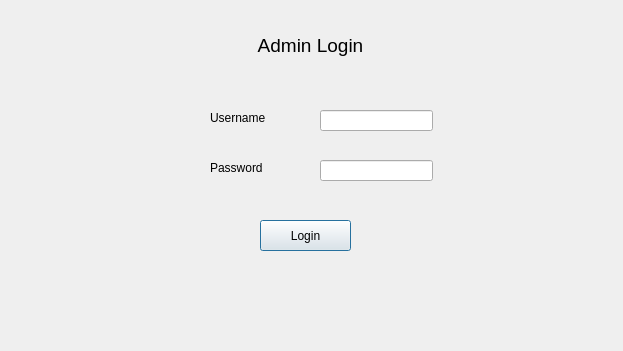
<?xml version="1.0" encoding="UTF-8"?>
<ui version="4.0">
 <class>AdminLogin</class>
 <widget class="QDialog" name="AdminLogin">
  <property name="geometry">
   <rect>
    <x>0</x>
    <y>0</y>
    <width>623</width>
    <height>351</height>
   </rect>
  </property>
  <property name="windowTitle">
   <string>Dialog</string>
  </property>
  <widget class="QLineEdit" name="lineEdit_password">
   <property name="geometry">
    <rect>
     <x>320</x>
     <y>160</y>
     <width>113</width>
     <height>21</height>
    </rect>
   </property>
  </widget>
  <widget class="QLineEdit" name="lineEdit_username">
   <property name="geometry">
    <rect>
     <x>320</x>
     <y>110</y>
     <width>113</width>
     <height>21</height>
    </rect>
   </property>
  </widget>
  <widget class="QLabel" name="label_username">
   <property name="geometry">
    <rect>
     <x>210</x>
     <y>110</y>
     <width>61</width>
     <height>16</height>
    </rect>
   </property>
   <property name="text">
    <string>Username</string>
   </property>
  </widget>
  <widget class="QLabel" name="label_password">
   <property name="geometry">
    <rect>
     <x>210</x>
     <y>160</y>
     <width>71</width>
     <height>16</height>
    </rect>
   </property>
   <property name="text">
    <string>Password</string>
   </property>
  </widget>
  <widget class="QPushButton" name="pushButton_login">
   <property name="geometry">
    <rect>
     <x>260</x>
     <y>220</y>
     <width>91</width>
     <height>31</height>
    </rect>
   </property>
   <property name="text">
    <string>Login</string>
   </property>
   <property name="checkable">
    <bool>false</bool>
   </property>
  </widget>
  <widget class="QLabel" name="label">
   <property name="geometry">
    <rect>
     <x>250</x>
     <y>30</y>
     <width>121</width>
     <height>31</height>
    </rect>
   </property>
   <property name="font">
    <font>
     <pointsize>14</pointsize>
    </font>
   </property>
   <property name="text">
    <string>Admin Login</string>
   </property>
   <property name="alignment">
    <set>Qt::AlignCenter</set>
   </property>
  </widget>
 </widget>
 <resources/>
 <connections/>
</ui>
